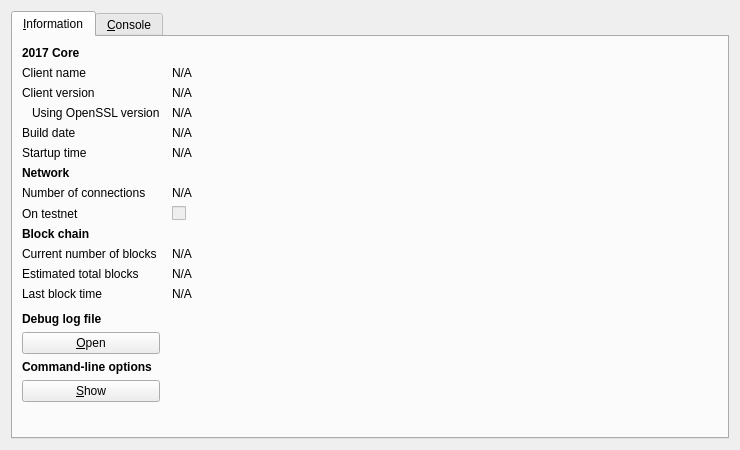
<?xml version="1.0" encoding="UTF-8"?>
<ui version="4.0">
 <class>RPCConsole</class>
 <widget class="QDialog" name="RPCConsole">
  <property name="geometry">
   <rect>
    <x>0</x>
    <y>0</y>
    <width>740</width>
    <height>450</height>
   </rect>
  </property>
  <property name="windowTitle">
   <string>2017 - Debug window</string>
  </property>
  <layout class="QVBoxLayout" name="verticalLayout_2">
   <item>
    <widget class="QTabWidget" name="tabWidget">
     <property name="currentIndex">
      <number>0</number>
     </property>
     <widget class="QWidget" name="tab_info">
      <attribute name="title">
       <string>&amp;Information</string>
      </attribute>
      <layout class="QGridLayout" name="gridLayout" columnstretch="0,1">
       <property name="horizontalSpacing">
        <number>12</number>
       </property>
       <item row="0" column="0">
        <widget class="QLabel" name="label_9">
         <property name="font">
          <font>
           <weight>75</weight>
           <bold>true</bold>
          </font>
         </property>
         <property name="text">
          <string>2017 Core</string>
         </property>
        </widget>
       </item>
       <item row="1" column="0">
        <widget class="QLabel" name="label_5">
         <property name="text">
          <string>Client name</string>
         </property>
        </widget>
       </item>
       <item row="1" column="1">
        <widget class="QLabel" name="clientName">
         <property name="cursor">
          <cursorShape>IBeamCursor</cursorShape>
         </property>
         <property name="text">
          <string>N/A</string>
         </property>
         <property name="textFormat">
          <enum>Qt::PlainText</enum>
         </property>
         <property name="textInteractionFlags">
          <set>Qt::LinksAccessibleByMouse|Qt::TextSelectableByKeyboard|Qt::TextSelectableByMouse</set>
         </property>
        </widget>
       </item>
       <item row="2" column="0">
        <widget class="QLabel" name="label_6">
         <property name="text">
          <string>Client version</string>
         </property>
        </widget>
       </item>
       <item row="2" column="1">
        <widget class="QLabel" name="clientVersion">
         <property name="cursor">
          <cursorShape>IBeamCursor</cursorShape>
         </property>
         <property name="text">
          <string>N/A</string>
         </property>
         <property name="textFormat">
          <enum>Qt::PlainText</enum>
         </property>
         <property name="textInteractionFlags">
          <set>Qt::LinksAccessibleByMouse|Qt::TextSelectableByKeyboard|Qt::TextSelectableByMouse</set>
         </property>
        </widget>
       </item>
       <item row="3" column="0">
        <widget class="QLabel" name="label_14">
         <property name="text">
          <string>Using OpenSSL version</string>
         </property>
         <property name="indent">
          <number>10</number>
         </property>
        </widget>
       </item>
       <item row="3" column="1">
        <widget class="QLabel" name="openSSLVersion">
         <property name="cursor">
          <cursorShape>IBeamCursor</cursorShape>
         </property>
         <property name="text">
          <string>N/A</string>
         </property>
         <property name="textFormat">
          <enum>Qt::PlainText</enum>
         </property>
         <property name="textInteractionFlags">
          <set>Qt::LinksAccessibleByMouse|Qt::TextSelectableByKeyboard|Qt::TextSelectableByMouse</set>
         </property>
        </widget>
       </item>
       <item row="4" column="0">
        <widget class="QLabel" name="label_12">
         <property name="text">
          <string>Build date</string>
         </property>
        </widget>
       </item>
       <item row="4" column="1">
        <widget class="QLabel" name="buildDate">
         <property name="cursor">
          <cursorShape>IBeamCursor</cursorShape>
         </property>
         <property name="text">
          <string>N/A</string>
         </property>
         <property name="textFormat">
          <enum>Qt::PlainText</enum>
         </property>
         <property name="textInteractionFlags">
          <set>Qt::LinksAccessibleByMouse|Qt::TextSelectableByKeyboard|Qt::TextSelectableByMouse</set>
         </property>
        </widget>
       </item>
       <item row="5" column="0">
        <widget class="QLabel" name="label_13">
         <property name="text">
          <string>Startup time</string>
         </property>
        </widget>
       </item>
       <item row="5" column="1">
        <widget class="QLabel" name="startupTime">
         <property name="cursor">
          <cursorShape>IBeamCursor</cursorShape>
         </property>
         <property name="text">
          <string>N/A</string>
         </property>
         <property name="textFormat">
          <enum>Qt::PlainText</enum>
         </property>
         <property name="textInteractionFlags">
          <set>Qt::LinksAccessibleByMouse|Qt::TextSelectableByKeyboard|Qt::TextSelectableByMouse</set>
         </property>
        </widget>
       </item>
       <item row="6" column="0">
        <widget class="QLabel" name="label_11">
         <property name="font">
          <font>
           <weight>75</weight>
           <bold>true</bold>
          </font>
         </property>
         <property name="text">
          <string>Network</string>
         </property>
        </widget>
       </item>
       <item row="7" column="0">
        <widget class="QLabel" name="label_7">
         <property name="text">
          <string>Number of connections</string>
         </property>
        </widget>
       </item>
       <item row="7" column="1">
        <widget class="QLabel" name="numberOfConnections">
         <property name="cursor">
          <cursorShape>IBeamCursor</cursorShape>
         </property>
         <property name="text">
          <string>N/A</string>
         </property>
         <property name="textFormat">
          <enum>Qt::PlainText</enum>
         </property>
         <property name="textInteractionFlags">
          <set>Qt::LinksAccessibleByMouse|Qt::TextSelectableByKeyboard|Qt::TextSelectableByMouse</set>
         </property>
        </widget>
       </item>
       <item row="8" column="0">
        <widget class="QLabel" name="label_8">
         <property name="text">
          <string>On testnet</string>
         </property>
        </widget>
       </item>
       <item row="8" column="1">
        <widget class="QCheckBox" name="isTestNet">
         <property name="enabled">
          <bool>false</bool>
         </property>
         <property name="text">
          <string/>
         </property>
        </widget>
       </item>
       <item row="9" column="0">
        <widget class="QLabel" name="label_10">
         <property name="font">
          <font>
           <weight>75</weight>
           <bold>true</bold>
          </font>
         </property>
         <property name="text">
          <string>Block chain</string>
         </property>
        </widget>
       </item>
       <item row="10" column="0">
        <widget class="QLabel" name="label_3">
         <property name="text">
          <string>Current number of blocks</string>
         </property>
        </widget>
       </item>
       <item row="10" column="1">
        <widget class="QLabel" name="numberOfBlocks">
         <property name="cursor">
          <cursorShape>IBeamCursor</cursorShape>
         </property>
         <property name="text">
          <string>N/A</string>
         </property>
         <property name="textFormat">
          <enum>Qt::PlainText</enum>
         </property>
         <property name="textInteractionFlags">
          <set>Qt::LinksAccessibleByMouse|Qt::TextSelectableByKeyboard|Qt::TextSelectableByMouse</set>
         </property>
        </widget>
       </item>
       <item row="11" column="0">
        <widget class="QLabel" name="label_4">
         <property name="text">
          <string>Estimated total blocks</string>
         </property>
        </widget>
       </item>
       <item row="11" column="1">
        <widget class="QLabel" name="totalBlocks">
         <property name="cursor">
          <cursorShape>IBeamCursor</cursorShape>
         </property>
         <property name="text">
          <string>N/A</string>
         </property>
         <property name="textFormat">
          <enum>Qt::PlainText</enum>
         </property>
         <property name="textInteractionFlags">
          <set>Qt::LinksAccessibleByMouse|Qt::TextSelectableByKeyboard|Qt::TextSelectableByMouse</set>
         </property>
        </widget>
       </item>
       <item row="12" column="0">
        <widget class="QLabel" name="label_2">
         <property name="text">
          <string>Last block time</string>
         </property>
        </widget>
       </item>
       <item row="12" column="1">
        <widget class="QLabel" name="lastBlockTime">
         <property name="cursor">
          <cursorShape>IBeamCursor</cursorShape>
         </property>
         <property name="text">
          <string>N/A</string>
         </property>
         <property name="textFormat">
          <enum>Qt::PlainText</enum>
         </property>
         <property name="textInteractionFlags">
          <set>Qt::LinksAccessibleByMouse|Qt::TextSelectableByKeyboard|Qt::TextSelectableByMouse</set>
         </property>
        </widget>
       </item>
       <item row="13" column="0">
        <spacer name="verticalSpacer_2">
         <property name="orientation">
          <enum>Qt::Vertical</enum>
         </property>
         <property name="sizeHint" stdset="0">
          <size>
           <width>20</width>
           <height>20</height>
          </size>
         </property>
        </spacer>
       </item>
       <item row="14" column="0">
        <widget class="QLabel" name="labelDebugLogfile">
         <property name="font">
          <font>
           <weight>75</weight>
           <bold>true</bold>
          </font>
         </property>
         <property name="text">
          <string>Debug log file</string>
         </property>
        </widget>
       </item>
       <item row="15" column="0">
        <widget class="QPushButton" name="openDebugLogfileButton">
         <property name="toolTip">
          <string>Open the 2017 debug log file from the current data directory. This can take a few seconds for large log files.</string>
         </property>
         <property name="text">
          <string>&amp;Open</string>
         </property>
         <property name="autoDefault">
          <bool>false</bool>
         </property>
        </widget>
       </item>
       <item row="16" column="0">
        <widget class="QLabel" name="labelCLOptions">
         <property name="font">
          <font>
           <weight>75</weight>
           <bold>true</bold>
          </font>
         </property>
         <property name="text">
          <string>Command-line options</string>
         </property>
        </widget>
       </item>
       <item row="17" column="0">
        <widget class="QPushButton" name="showCLOptionsButton">
         <property name="toolTip">
          <string>Show the 2017-Qt help message to get a list with possible 2017 command-line options.</string>
         </property>
         <property name="text">
          <string>&amp;Show</string>
         </property>
         <property name="autoDefault">
          <bool>false</bool>
         </property>
        </widget>
       </item>
       <item row="18" column="0">
        <spacer name="verticalSpacer">
         <property name="orientation">
          <enum>Qt::Vertical</enum>
         </property>
         <property name="sizeHint" stdset="0">
          <size>
           <width>20</width>
           <height>40</height>
          </size>
         </property>
        </spacer>
       </item>
      </layout>
     </widget>
     <widget class="QWidget" name="tab_console">
      <attribute name="title">
       <string>&amp;Console</string>
      </attribute>
      <layout class="QVBoxLayout" name="verticalLayout_3">
       <property name="spacing">
        <number>3</number>
       </property>
       <item>
        <widget class="QTextEdit" name="messagesWidget">
         <property name="minimumSize">
          <size>
           <width>0</width>
           <height>100</height>
          </size>
         </property>
         <property name="readOnly">
          <bool>true</bool>
         </property>
         <property name="tabKeyNavigation" stdset="0">
          <bool>false</bool>
         </property>
         <property name="columnCount" stdset="0">
          <number>2</number>
         </property>
        </widget>
       </item>
       <item>
        <layout class="QHBoxLayout" name="horizontalLayout">
         <property name="spacing">
          <number>3</number>
         </property>
         <item>
          <widget class="QLabel" name="label">
           <property name="text">
            <string notr="true">&gt;</string>
           </property>
          </widget>
         </item>
         <item>
          <widget class="QLineEdit" name="lineEdit"/>
         </item>
         <item>
          <widget class="QPushButton" name="clearButton">
           <property name="maximumSize">
            <size>
             <width>24</width>
             <height>24</height>
            </size>
           </property>
           <property name="toolTip">
            <string>Clear console</string>
           </property>
           <property name="text">
            <string/>
           </property>
           <property name="icon">
            <iconset resource="../bitcoin.qrc">
             <normaloff>:/icons/remove</normaloff>:/icons/remove</iconset>
           </property>
           <property name="shortcut">
            <string notr="true">Ctrl+L</string>
           </property>
           <property name="autoDefault">
            <bool>false</bool>
           </property>
          </widget>
         </item>
        </layout>
       </item>
      </layout>
     </widget>
    </widget>
   </item>
  </layout>
 </widget>
 <resources>
  <include location="../bitcoin.qrc"/>
 </resources>
 <connections/>
</ui>
